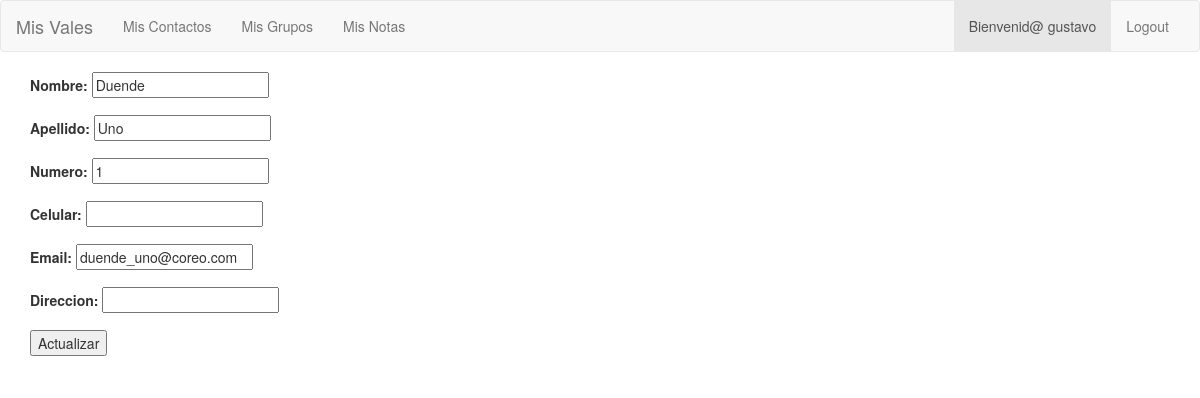
The page /contactos/edit/7/ (signed in) on the database as committed earlier.
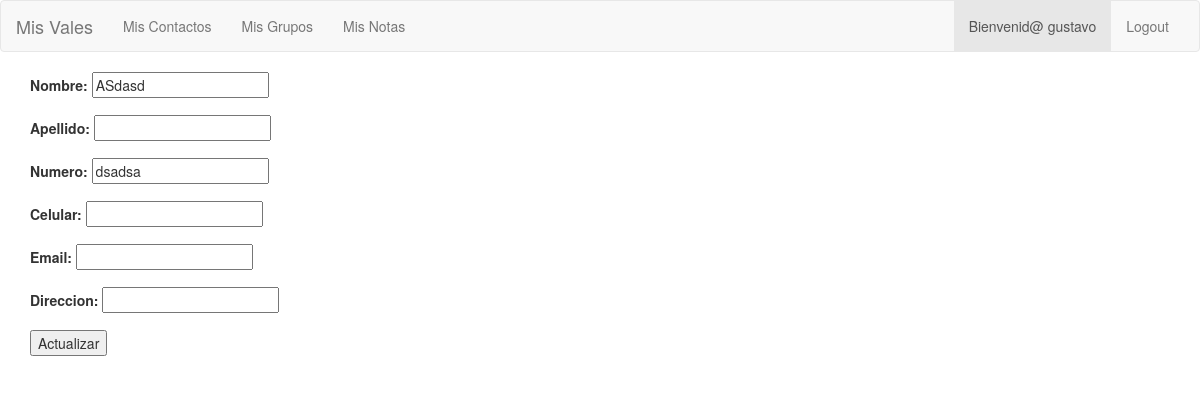
The same page on the database as committed later.
### contactos/models.py (models this page shows, shortened)
class Person(models.Model):
    name = models.CharField(max_length=120, verbose_name=u'Nombre')
    last_name = models.CharField(
        max_length=120, blank=True, null=True, verbose_name=u'Apellido'
    )
    number = models.CharField(max_length=10, verbose_name=u'Numero')
    phone_number = models.CharField(
        max_length=10, verbose_name=u'Celular', blank=True
    )
    email = models.EmailField(blank=True, null=True)
    direccion = models.CharField(max_length=200, blank=True, null=True)
    user = models.ForeignKey(User)

### contactos/views.py (the view, shortened to what this page needs)
# urls.py: url(r'^edit/(?P<id>\d+)/$', cViews.PersonEdit.as_view(), name='person_edit'),
class PersonEdit(UpdateView):
    template_name = 'contactos/person_edit.html'
    form_class = cForms.PersonFormEdit
    success_url = reverse_lazy('contactos:get_contactos')
    def get_object(self, queryset=None):
        obj = Person.objects.get(id=self.kwargs['id'])
        return obj
    @method_decorator(login_required)
    def dispatch(self, request, *args, **kwargs):
        return super(PersonEdit, self).dispatch(request, *args, **kwargs)

### contactos/forms.py (shortened to what this page needs)
class PersonFormEdit(forms.ModelForm):
	class Meta:
		model = Person
		exclude = ('user', )

### templates/contactos/person_edit.html (shortened to what this page needs)
{% extends 'bases/base.html' %}
{% block content %}
	<form method="POST" action="#">
		{% for campo in form %}
		<div class="form-group">
			{{ campo.label_tag }}
			{{ campo }}
		</div>
		{% endfor %}
		<button>Actualizar</button>
	</form>
{% endblock %}

### templates/bases/base.html (shortened to what this page needs)
    {% load staticfiles %}
  <link rel="stylesheet" href="{% static 'css/bootstrap.min.css' %}">
  <link rel="stylesheet" href="{% static 'css/style.css' %}">
</head>
<body>
  <nav class="navbar navbar-default">
    <div class="container-fluid">
      <div class="navbar-header">
        <a class="navbar-brand" href="/">Mis Vales</a>
      </div>
      {% if user.is_authenticated %}
        <div id="navbar" class="navbar-collapse collapse">
          <ul class="nav navbar-nav">
            <li><a href="{% url 'contactos:get_contactos' %}">Mis Contactos</a></li>
            <li><a href="{% url 'grupos:get_grupos' %}">Mis Grupos</a></li>
            <li><a href="{% url 'notas:get_notas' %}">Mis Notas</a></li>
          </ul>
          <ul class="nav navbar-nav navbar-right">
            <li class="active"><a href="#">Bienvenid@ {{ user }} <span class="sr-only">(current)</span></a></li>
            <li><a href="{% url 'accounts:logout' %}">Logout</a></li>
          </ul>
        </div>
      {% endif %}
    </div>
  </nav>
  <div class="container">
    {% block content %}
    {% endblock %}
  </div>
</body>
</html>

Rows that differ between the two databases and show on the page:
changed Person: name "Duende" → "ASdasd"; last_name "Uno" → (not shown); number "1" → "dsadsa"; email "duende_uno@coreo.com" → (not shown)
